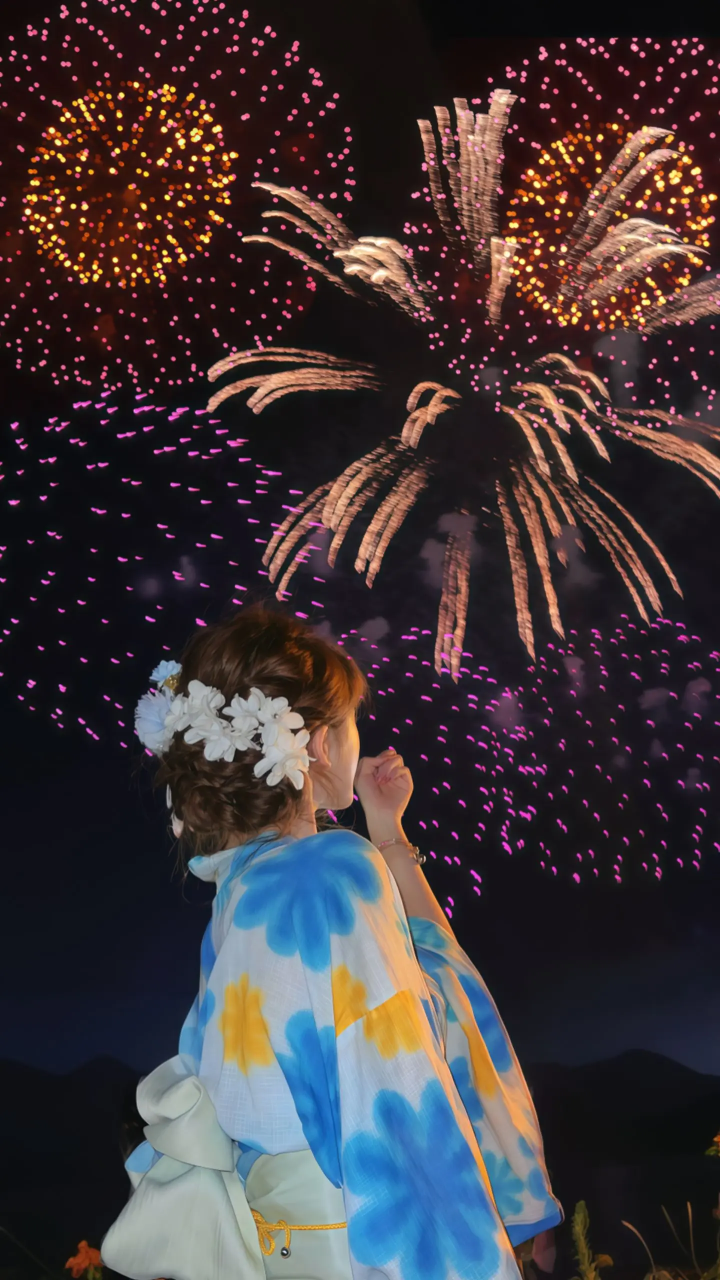
#> input picture imgs/2024-09-21 21.14.16_像一场绚烂的烟火美图分享请你看不一样的烟/2024-09-21 21.14.16_像一场绚烂的烟火美图分享请你看不一样的烟_image_0.jpeg, 1440 x 2560 px (shown at 1/2 size); its folder holds 3 pictures in this run
$ python publish_auto.py
#> lines starting #> are read from the running program, lines starting #| are printed output that depends on the picture
### create_cover.py
import os
import random
from PIL import Image
import numpy as np
from typing import List, Tuple, Optional

def create_merged_cover(image_dir: str, output_path: str, num_images: int = 3,
                       aspect_ratio: float = 2.35, max_size_kb: int = 1024) -> str:
    """
    从指定目录随机选择图片并拼接成一张公众号封面

    Args:
        image_dir: 图片目录路径
        output_path: 输出图片路径
        num_images: 要拼接的图片数量，默认为3
        aspect_ratio: 目标宽高比，默认为2.35:1（公众号封面比例）
        max_size_kb: 最大文件大小（KB），默认1MB

    Returns:
        str: 拼接后的图片路径
    """
    # 获取目录中所有图片文件
    image_files = [f for f in os.listdir(image_dir)
                  if os.path.isfile(os.path.join(image_dir, f)) and
                  f.lower().endswith(('.jpg', '.jpeg', '.png'))]

    if len(image_files) < num_images:
        raise ValueError(f"目录中只有{len(image_files)}张图片，无法选择{num_images}张进行拼接")

    # 随机选择指定数量的图片
    selected_images = random.sample(image_files, num_images)
    print(f"已选择图片: {selected_images}")

    # 计算目标尺寸
    # 公众号封面建议尺寸为900x383（约2.35:1）
    target_width = 900
    target_height = int(target_width / aspect_ratio)

    # 每张图片的宽度
    single_width = target_width // num_images

    # 创建新图像
    merged_image = Image.new('RGB', (target_width, target_height))

    # 处理并拼接每张图片
    for i, img_file in enumerate(selected_images):
        img_path = os.path.join(image_dir, img_file)
        with Image.open(img_path) as img:
            # 转换为RGB模式
            if img.mode != 'RGB':
                img = img.convert('RGB')

            # 调整图片大小并居中裁剪
            img_ratio = img.width / img.height

            if img_ratio > 1:  # 宽图
                new_height = target_height
                new_width = int(new_height * img_ratio)
                resized_img = img.resize((new_width, new_height), Image.LANCZOS)
                # 居中裁剪
                left = (resized_img.width - single_width) // 2
                cropped_img = resized_img.crop((left, 0, left + single_width, target_height))
            else:  # 高图
                new_width = single_width
                new_height = int(new_width / img_ratio)
                resized_img = img.resize((new_width, new_height), Image.LANCZOS)
                # 居中裁剪
                top = (resized_img.height - target_height) // 2
                # 确保top不为负
                top = max(0, top)
                bottom = min(top + target_height, resized_img.height)
                cropped_img = resized_img.crop((0, top, single_width, bottom))
                # 如果裁剪后高度不足，则进行拉伸
                if cropped_img.height < target_height:
                    cropped_img = cropped_img.resize((single_width, target_height), Image.LANCZOS)

            # 粘贴到合并图像上
            merged_image.paste(cropped_img, (i * single_width, 0))

    # 保存合并后的图片
    quality = 95
    merged_image.save(output_path, 'JPEG', quality=quality)

    # 检查文件大小并在需要时压缩
    while os.path.getsize(output_path) / 1024 > max_size_kb and quality > 10:
        quality -= 5
        merged_image.save(output_path, 'JPEG', quality=quality)

    return output_path

# [15 lines that do not run on import are left out]

### check_image.py
from PIL import Image
import os

def check_image(image_path):
    """检查图片的格式、大小和分辨率"""
    if not os.path.exists(image_path):
        return f'文件 {image_path} 不存在'

    try:
        # 获取文件大小（字节）
        file_size = os.path.getsize(image_path)
        file_size_mb = file_size / (1024 * 1024)

        # 打开并检查图片
        with Image.open(image_path) as img:
            format = img.format
            mode = img.mode
            width, height = img.size

            result = f'''图片信息：
文件路径：{image_path}
文件大小：{file_size_mb:.2f}MB
图片格式：{format}
颜色模式：{mode}
图片尺寸：{width}x{height}'''

            # 检查是否符合微信要求
            issues = []
            if file_size_mb > 2:
                issues.append(f'文件大小（{file_size_mb:.2f}MB）超过2MB限制')
            if format not in ['JPEG', 'JPG', 'PNG']:
                issues.append(f'图片格式（{format}）不是JPG或PNG')

            if issues:
                result += '\n\n警告：\n' + '\n'.join(issues)

            return result

    except Exception as e:
        return f'检查图片时出错：{str(e)}'

# [2 lines that do not run on import are left out]

### wechat_article.py
import json
import time
import os
import requests
from typing import List, Dict, Union, Optional

class WeChatArticle:
    def __init__(self, appid: str, appsecret: str):
        """初始化微信公众号文章发布器

        Args:
            appid: 微信公众号的AppID
            appsecret: 微信公众号的AppSecret
        """
        self.appid = appid
        self.appsecret = appsecret
        self.access_token = None
        self.token_expires = 0

    def _get_access_token(self) -> str:
        """获取或刷新access_token

        Returns:
            str: 有效的access_token
        """
        if self.access_token and time.time() < self.token_expires - 300:  # 提前5分钟刷新
            return self.access_token

        url = f'https://api.weixin.qq.com/cgi-bin/token?grant_type=client_credential&appid={self.appid}&secret={self.appsecret}'
        response = requests.get(url)
        result = response.json()

        if 'access_token' in result:
            self.access_token = result['access_token']
            self.token_expires = time.time() + result['expires_in']
            return self.access_token
        else:
            raise Exception(f'获取access_token失败: {result}')

    # [167 lines left out: functions upload_image, upload_article_image, create_draft, publish_draft, get_publish_status, wait_for_publish, not called in this run]

    def upload_permanent_material(self, file_path: str, type: str = 'image') -> Dict:
        """上传永久素材

        Args:
            file_path: 文件路径
            type: 素材类型，可选值：image（图片）、voice（语音）、video（视频）、thumb（缩略图）

        Returns:
            Dict: 包含上传结果的字典，永久图片素材会返回url
        """
        # 检查文件大小和格式限制
        file_size = os.path.getsize(file_path) / (1024 * 1024)  # 转换为MB
        if type == 'thumb' and file_size > 2:  # 缩略图限制2mb
            raise Exception(f'缩略图大小（{file_size:.2f}MB）超过64KB限制')
        elif type == 'image' and file_size > 10:  # 图片限制10MB
            raise Exception(f'图片大小（{file_size:.2f}MB）超过10MB限制')
        elif type == 'voice' and file_size > 2:  # 语音限制2MB
            raise Exception(f'语音大小（{file_size:.2f}MB）超过2MB限制')
        elif type == 'video' and file_size > 10:  # 视频限制10MB
            raise Exception(f'视频大小（{file_size:.2f}MB）超过10MB限制')

        url = f'https://api.weixin.qq.com/cgi-bin/material/add_material?access_token={self._get_access_token()}&type={type}'
        with open(file_path, 'rb') as f:
            files = {'media': f}
            response = requests.post(url, files=files)
            result = response.json()

            if 'media_id' in result:
                return result
            else:
                raise Exception(f'上传永久素材失败: {result}')

    # [78 lines left out: functions send_mass_message, get_mass_status, delete_mass_message, not called in this run]

### compress_image.py
from PIL import Image
import os

def compress_image(input_path: str, output_path: str, max_size_kb: int = 2048) -> str:
    """处理图片格式

    Args:
        input_path: 输入图片路径
        output_path: 输出图片路径
        max_size_kb: 最大文件大小（KB）

    Returns:
        str: 处理后的图片路径
    """
    # 打开原图
    with Image.open(input_path) as img:
        # 转换为RGB模式
        if img.mode != 'RGB':
            img = img.convert('RGB')

        # 保存图片
        img.save(output_path, 'JPEG')

    return output_path

# [8 lines that do not run on import are left out]

### publish_auto.py
import os
import json
import random
from wechat_article import WeChatArticle
from create_cover import create_merged_cover
from check_image import check_image
from compress_image import compress_image

def load_config(config_path: str = 'config.json') -> dict:
    """加载配置文件"""
    if not os.path.exists(config_path):
        config = {
            'appid': 'wx068a368be317edd0',
            'appsecret': '5a2d58d2f0c47c44c5d5fed196f7b96d'
        }
        with open(config_path, 'w', encoding='utf-8') as f:
            json.dump(config, f, indent=4, ensure_ascii=False)
        print(f'请先在{config_path}中配置公众号的appid和appsecret')
        exit(1)

    with open(config_path, 'r', encoding='utf-8') as f:
        return json.load(f)

def get_unprocessed_directory(config: dict) -> str:
    """获取一个未处理过的目录

    Args:
        config: 配置信息字典

    Returns:
        str: 未处理的目录路径，如果所有目录都已处理则返回None
    """
    base_dir = config.get('image_base_dir', 'imgs')  # 从配置中获取图库根目录，默认为'imgs'
    # 加载已处理的目录列表
    processed_dirs_file = 'processed_dirs.json'
    try:
        with open(processed_dirs_file, 'r', encoding='utf-8') as f:
            processed_dirs = json.load(f)
    except (FileNotFoundError, json.JSONDecodeError):
        processed_dirs = []

    # 获取所有子目录
    all_dirs = []
    for root, dirs, _ in os.walk(base_dir):
        for d in dirs:

                dir_path = os.path.join(root, d)
                all_dirs.append(dir_path)

    # 找出未处理的目录
    unprocessed_dirs = [d for d in all_dirs if d not in processed_dirs]

    if not unprocessed_dirs:
        print('所有目录都已处理完毕')
        return None

    # 随机选择一个未处理的目录
    selected_dir = random.choice(unprocessed_dirs)

    # 更新已处理目录列表
    processed_dirs.append(selected_dir)
    with open(processed_dirs_file, 'w', encoding='utf-8') as f:
        json.dump(processed_dirs, f, indent=4, ensure_ascii=False)

    return selected_dir

def get_random_images(folder: str, count: int = None) -> list:
    """从指定文件夹及其子目录随机选择图片，确保选择的图片具有相似的宽高比

    Args:
        folder: 根目录路径
        count: 需要的图片数量，如果为None则返回所有图片

    Returns:
        list: 图片路径列表
    """
    if not os.path.exists(folder):
        print(f'文件夹不存在: {folder}')
        return []

    from PIL import Image

    # 存储图片信息的列表，每个元素为(文件路径, 宽高比)
    image_info = []

    # 递归遍历目录
    for root, _, files in os.walk(folder):
        for f in files:
            if f.lower().endswith(('.jpg', '.jpeg', '.png')):
                try:
                    img_path = os.path.join(root, f)
                    with Image.open(img_path) as img:
                        ratio = img.width / img.height
                        image_info.append((img_path, ratio))
                except Exception as e:
                    print(f'读取图片失败: {f}, 错误: {str(e)}')

    if not image_info:
        print(f'目录中没有有效图片: {folder}')
        return []

    # 按宽高比排序
    image_info.sort(key=lambda x: x[1])

    # 如果未指定数量或图片数量不足，返回所有图片
    if count is None or len(image_info) <= count:
        paths = [path for path, _ in image_info]
        # 如果指定了数量，确保返回偶数数量的图片
        if count is not None and len(paths) % 2 != 0:
            paths = paths[:-1]  # 移除最后一张图片以确保偶数
        return paths

    # 确保请求的数量为偶数
    if count % 2 != 0:
        count -= 1

    # 尝试找到宽高比相近的图片组
    best_start = 0
    min_ratio_diff = float('inf')

    for i in range(len(image_info) - count + 1):
        group = image_info[i:i+count]
        ratio_diff = group[-1][1] - group[0][1]  # 组内最大宽高比差异
        if ratio_diff < min_ratio_diff:
            min_ratio_diff = ratio_diff
            best_start = i

    # 从最佳组中选择图片
    best_group = image_info[best_start:best_start+count]
    return [path for path, _ in best_group]

# [77 lines left out: functions get_article_count, update_article_count, create_article, not called in this run]

def main():
    # 加载配置
    config = load_config()
#> (reads config/config.json from the repository)

    try:
        # 获取一个未处理的目录
        selected_dir = get_unprocessed_directory(config)
#> (reads processed_dirs.json from the repository)
        if not selected_dir:
            print('没有可处理的目录，程序退出')
            return

        print(f'选择处理目录: {selected_dir}')

        # 初始化公众号文章发布器
        wechat = WeChatArticle(config['appid'], config['appsecret'])

        # 从选定目录随机选择3张图片作为封面
        print('正在创建随机拼接封面...')
        cover_images = get_random_images(selected_dir, 3)
#> in get_random_images, img is the input picture: PIL image 1440x2560 RGB; mean R, G, B 64.1, 54.4, 57.4
        if not cover_images:
            print('无法获取封面图片，程序退出')
            return

        merged_cover_path = 'merged_cover.jpg'
        merged_cover_path = create_merged_cover(selected_dir, merged_cover_path)
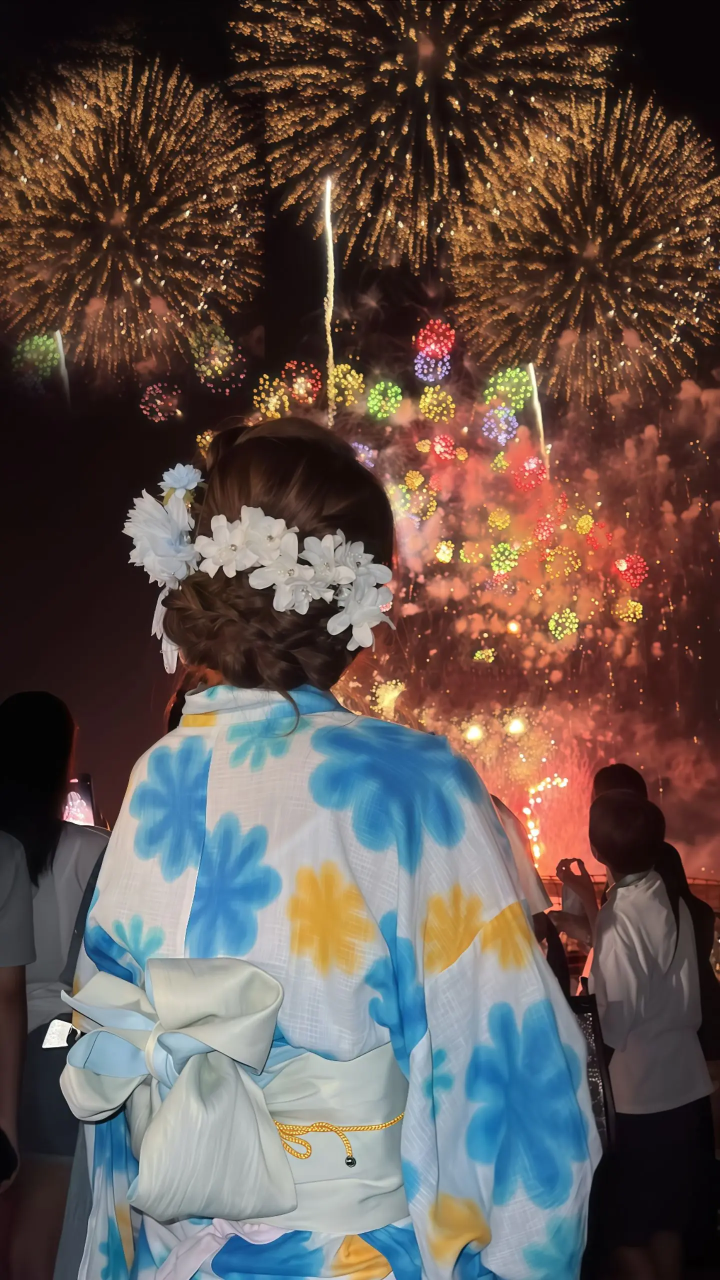
#> input picture imgs/2024-09-21 21.14.16_像一场绚烂的烟火美图分享请你看不一样的烟/2024-09-21 21.14.16_像一场绚烂的烟火美图分享请你看不一样的烟_image_1.jpeg, 1440 x 2560 px (shown at 1/2 size)
#> in create_merged_cover, img is the input picture: PIL image 1440x2560 RGB; mean R, G, B 99.3, 84.9, 79.3
#> in create_merged_cover, `resized_img = img.resize((new_width, new_height), Image.LANCZOS)`:
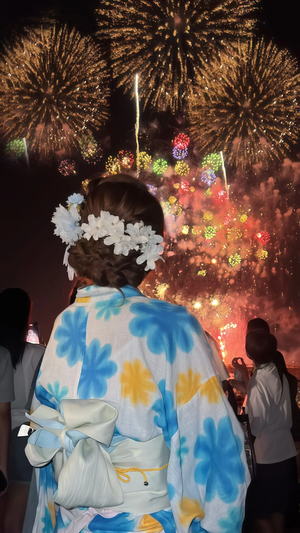
#> resized_img: PIL image 300x533 RGB; mean R, G, B 99.3, 84.9, 79.3
#> in create_merged_cover, `cropped_img = resized_img.crop((0, top, single_width, bottom))`:
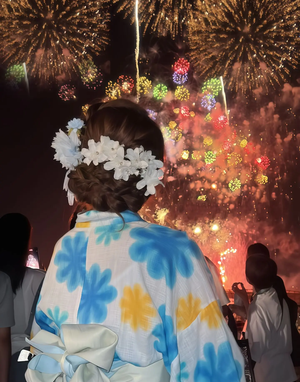
#> cropped_img: PIL image 300x382 RGB; mean R, G, B 106.7, 87.7, 80.9
#> in create_merged_cover, `merged_image.paste(cropped_img, (i * single_width, 0))`:
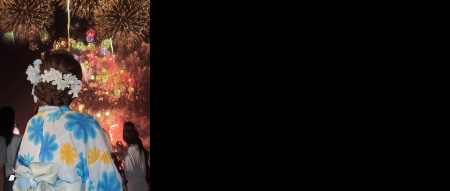
#> merged_image: PIL image 900x382 RGB (shown at 1/2 size); mean R, G, B 35.6, 29.2, 27
#> after the loop in create_merged_cover, `while os.path.getsize(output_path) / 1024 > max_size_kb and quality > ..`: quality = 95
#> merged_cover_path = 'merged_cover.jpg'
        print('封面图片已创建:')
        print(check_image(merged_cover_path))
#> in check_image, `with Image.open(image_path) as img:`:
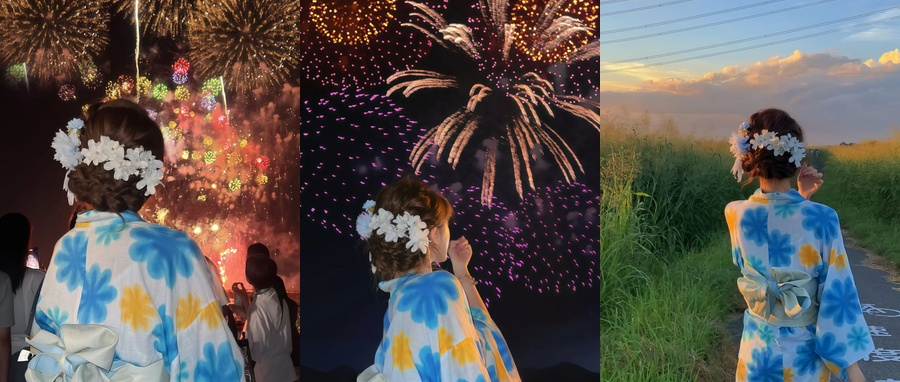
#> img: PIL image 900x382 RGB; mean R, G, B 89.9, 84.5, 81.3
#| 图片信息：
#| 文件路径：merged_cover.jpg
#| 文件大小：0.17MB
#| 图片格式：JPEG
#| 颜色模式：RGB
#| 图片尺寸：900x382

        # 压缩封面图片
        print('\n正在压缩封面图片...')
        thumb_image_path = compress_image(merged_cover_path, 'thumb_merged_cover.jpg')
#> thumb_image_path = 'thumb_merged_cover.jpg'
        print(check_image(thumb_image_path))
#| 图片信息：
#| 文件路径：thumb_merged_cover.jpg
#| 文件大小：0.07MB
#| 图片格式：JPEG
#| 颜色模式：RGB
#| 图片尺寸：900x382

        # 上传封面图片
        print('\n正在上传封面图片...')
        result = wechat.upload_permanent_material(thumb_image_path, 'thumb')
        thumb_media_id = result['media_id']
        print(f'封面图片上传成功，media_id: {thumb_media_id}')

        # 从选定目录获取所有图片作为文章内容
        content_images = get_random_images(selected_dir)

        # 准备文章内容
        articles = create_article(wechat=wechat, image_paths=content_images)
        if not articles:  # 如果没有成功创建文章
            print('创建文章失败，程序退出')
            return

        articles[0]['thumb_media_id'] = thumb_media_id

        # 创建草稿
        print('正在创建草稿...')
        media_id = wechat.create_draft(articles)
        print(f'草稿创建成功，media_id: {media_id}')

        # 询问是否要发布文章
        publish_choice = input('是否要发布文章？(y/n): ').lower()
        if publish_choice == 'y':
            # 询问是否要群发
            mass_choice = input('是否要群发文章？(y/n): ').lower()
            if mass_choice == 'y':
                # 询问是否发送给全部用户
                is_to_all = input('是否发送给全部用户？(y/n): ').lower() == 'y'
                tag_id = None
                if not is_to_all:
                    tag_id = int(input('请输入标签ID: '))

                # 询问是否忽略原创校验
                ignore_reprint = input('是否忽略原创校验？(y/n): ').lower() == 'y'

                print('正在群发文章...')
                result = wechat.send_mass_message(
                    media_id,
                    send_ignore_reprint=1 if ignore_reprint else 0,
                    is_to_all=is_to_all,
                    tag_id=tag_id
                )
                print(f'群发任务创建成功，msg_id: {result["msg_id"]}')

                # 等待一段时间后查询群发状态
                print('等待30秒后查询群发状态...')
                time.sleep(30)
                status = wechat.get_mass_status(result['msg_id'])
                print(f'群发状态: {status}')
            else:
                # 普通发布
                print('正在发布文章...')
                publish_id = wechat.publish_draft(media_id)
                print(f'发布任务创建成功，publish_id: {publish_id}')
                status = wechat.wait_for_publish(publish_id)
                if status['publish_status'] == 0:
                    print('文章发布成功！')
                    if 'article_detail' in status:
                        for item in status['article_detail']['item']:
                            print(f'文章链接: {item["article_url"]}')
                else:
                    print(f'发布失败: {status["status_desc"]}')

    except Exception as e:
        print(f'发生错误: {str(e)}')

if __name__ == '__main__':
    main()
#> (the call stopped at in _get_access_token, `response = requests.get(url)`: the network is not available in this run)
